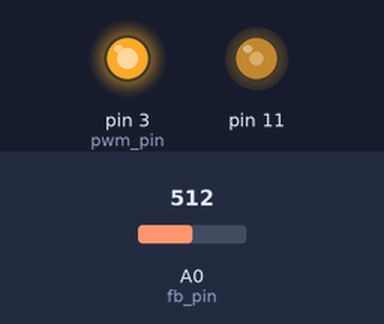
Simulated run of this sketch. Board: Arduino Uno, built with avr-gcc and run on an emulated ATmega328P. Shown: output pins drawn as LEDs (lit = HIGH). Inputs (shaded band) come from the test bench; at power-on: A0 (fb_pin) = 512.

Above: at 1.2 s.
1.3 s: A0 (fb_pin) set to 542
2.8 s: A0 (fb_pin) set to 565
At 3.6 s:
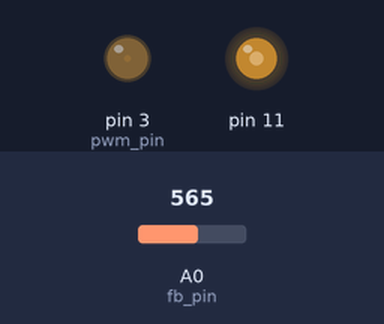
Timing chart, 0 to 5.8 s (numbered marks = the images above; inputs shaded):
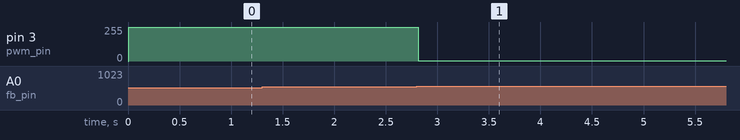

Measured:
- the behaviour switches between 557 and 558 on A0 (fb_pin) (found by bisection; images 0 and 1)
- after the input at 1.3 s, every drawn part: stays the same
- after the input at 2.8 s, pin 3 (pwm_pin): 254/255 → 1/255 at once

The sketch:

pwm_autotune.ino
```cpp
int pwm_pin = 3; // Pin de sortida del PWM
int duty_cycle = 100; // Variable per desar el duty cycle, amb un valor inicial donat
int timemeas_pin = 4; // Pin per marcar l'inici/final del bucle, per l'AD2
int feedback; // Variable per desar el valor de la tensió de feedback llegida
int fb_pin = A0; // Pin per llegir la tensió de sortida del buck
float r1 = 465; // Resistència 1 del divisor de tensió
float r2 = 1000 - r1; // Resistència 2 del divisor de tensió
float hist = 10; // Llindar d'histèresi pel mètode autotune
float h = 5; // Excitació diferencial de PWM
float vout = 5.0; // Tensió de sortida desitjada del buck
float vcent; // Tensió a la que es vol centrar el senyal, de 0 a 255
float tini, tfin, tspan;

void setup() {

  // Clear ADC prescaler bits; ADC a aprox. 100ksamples/sec
  ADCSRA &= ~(bit (ADPS0) | bit (ADPS1) | bit (ADPS2));

  // Set ADC prescaler to 4 (division factor), about 8us per sample
  ADCSRA |= bit (ADPS1);

  // Iniciem la comunicació serial, si cal
  // Serial.begin(9600);

  // PWM a 32kHz, als pins 3 i 11
  TCCR2B = TCCR2B & B11111000 | B00000001;

  // Inicialitació ADC on es connecta V feedback
  pinMode(fb_pin, INPUT);

  // Inicialització GPIO de sortida PWM
  pinMode(pwm_pin, OUTPUT);
  pinMode(11, OUTPUT);
  analogWrite(11, 120); // Pin d'emergència per connectar si el 3 no té un comportament adequat

  // Pin que mesura el temps que triga a executar-se el loop
  pinMode(timemeas_pin, INPUT);

  // Càlcul de la tensió que farem arribar a l'ADC per Vout=5V, segons les resistències emprades al divisor de tensió
  vcent = 1023 * r2 / (r1 + r2) * vout / 5.0;

  // Serial.begin(9600);
}


void loop() {

  // Marca d'inici del loop
  // digitalWrite(timemeas_pin, HIGH);
  // delay(10);
  // digitalWrite(timemeas_pin, LOW);
  // delay(5);

  // Mesura de la durada del bucle: uns 44us aprox.
  // tspan = micros() - tini;
  // Serial.println(tspan);
  // tini = micros();

  // Ajustem la durada del bucle a 100us
  delayMicroseconds(200);


  // Lectura del feedback
  feedback = analogRead(fb_pin);

  // Conversió a 0,255
  // feedback = feedback * 255 / 1023;

  if (feedback >  vcent + hist) {
    duty_cycle -= h;
  } else if (feedback < vcent - hist) {
    duty_cycle += h;
  }

  duty_cycle = constrain(duty_cycle, 1, 254);

  // Apliquem el valor trobat de PWM a la sortida
  analogWrite(pwm_pin, duty_cycle);
  // delayMicroseconds(50);
  // delay(1);

  // Temps d'espera per igualar el temps que trigarà el loop en el PID
  // Serial.print(vcent);
  // Serial.print("\t");
  // Serial.print(feedback);
  // Serial.print("\t");
  // Serial.print(duty_cycle);
  // Serial.print("\n");
  // delay(10);

  // Marca de final del loop
  // digitalWrite(timemeas_pin, HIGH);
  // delay(5);
  // digitalWrite(timemeas_pin, LOW);
  // delay(5);
}
```
